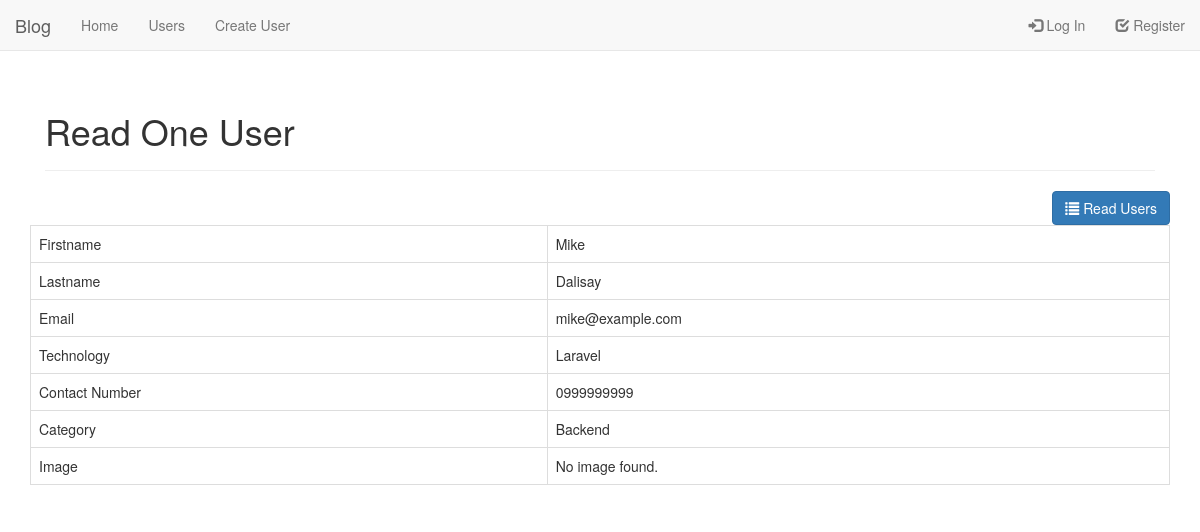
/read_one.php?id=1, run on the app's committed database.
### tables this page shows
CREATE TABLE `users` (
  `id` int(11) NOT NULL,
  `firstname` varchar(32) NOT NULL,
  `lastname` varchar(32) NOT NULL,
  `email` varchar(64) NOT NULL,
  `contact_number` varchar(64) NOT NULL,
  `address` text NOT NULL,
  `category_id` int(11) NOT NULL,
  `technology` varchar(255) NOT NULL,
  `image` varchar(255) NOT NULL,
  `password` varchar(512) NOT NULL,
  `access_level` varchar(16) NOT NULL,
  `access_code` text NOT NULL,
  `status` int(11) NOT NULL COMMENT '0=pending,1=confirmed',
  `created` datetime NOT NULL,
  `modified` timestamp NOT NULL DEFAULT CURRENT_TIMESTAMP ON UPDATE CURRENT_TIMESTAMP
);

CREATE TABLE `categories` (
  `id` int(11) NOT NULL,
  `name` varchar(255) NOT NULL
);

### objects/user.php (called while the page is built, shortened)
<?php
class User {
  private $conn;
  private $table_name = "users";
  public $id;
  public function __construct($db) {
    $this->conn = $db;
  }
  function readOne() {
    $query = "SELECT
                firstname, lastname, email, technology, category_id, contact_number, image
              FROM
              " . $this->table_name . "
              WHERE id = ?
              LIMIT
                 0,1";
    $stmt = $this->conn->prepare($query);
    $stmt->bindParam(1, $this->id);
    $stmt->execute();
    $row = $stmt->fetch(PDO::FETCH_ASSOC);
    $this->firstname = $row['firstname'];
    $this->lastname = $row['lastname'];
    $this->email = $row['email'];
    $this->technology = $row['technology'];
    $this->contact_number = $row['contact_number'];
    $this->image = $row['image'];
  }
}
 ?>

### objects/category.php (called while the page is built, shortened)
<?php
class Category {
  private $conn;
  private $table_name = "categories";
  public $id;
  public function __construct($db) {
    $this->conn = $db;
  }
  function readName() {
    $query = "SELECT name FROM " . $this->table_name . " WHERE id = ? LIMIT 0,1";
    $stmt = $this->conn->prepare($query);
    $stmt->bindParam(1, $this->id);
    $stmt->execute();
    $row = $stmt->fetch(PDO::FETCH_ASSOC);
    $this->name = $row['name'];
  }
}
 ?>

### read_one.php (the view, shortened to what this page needs)
<?php
$id = isset($_GET['id']) ? $_GET['id'] : die('ERROR: missing ID.');
include_once 'objects/user.php';
include_once 'objects/category.php';
$database = new Database();
$db = $database->getConnection();
$user = new User($db);
$category = new Category($db);
$user->id = $id;
$user->readOne();
include_once 'layout_head.php';
echo "<div class='right-button-margin'>";
  echo "<a href='index.php' class='btn btn-primary pull-right'>";
    echo "<span class='glyphicon glyphicon-list'></span> Read Users";
  echo "</a>";
echo "</div>";
echo "<table class='table table-hover table-responsive table-bordered'>";
    echo "<tr>";
      echo "<td>Firstname</td>";
      echo "<td>{$user->firstname}</td>";
    echo "</tr>";
    echo "<tr>";
      echo "<td>Lastname</td>";
      echo "<td>{$user->lastname}</td>";
    echo "</tr>";
    echo "<tr>";
      echo "<td>Email</td>";
      echo "<td>{$user->email}</td>";
    echo "</tr>";
    echo "<tr>";
      echo "<td>Technology</td>";
      echo "<td>{$user->technology}</td>";
    echo "</tr>";
    echo "<tr>";
      echo "<td>Contact Number</td>";
      echo "<td>{$user->contact_number}</td>";
    echo "</tr>";
    echo "<tr>";
      echo "<td>Category</td>";
      echo "<td>";
        $category->id = $user->category_id;
        $category->readName();
        echo $category->name;
      echo "</td>";
    echo "</tr>";
    echo "<tr>";
      echo "<td>Image</td>";
      echo "<td>";
        echo $user->image ? "<img src = 'uploads/{$product->image}' style='width:300px;' /> " : "No image found.";
      echo "</td>";
    echo "</tr>";
echo "</table>";
include_once 'layout_head.php';
 ?>

### data on the page
users: firstname "Mike", lastname "Dalisay", email "mike@example.com", technology "Laravel", contact_number "0999999999"
categories: name "Backend"

### other printed values
$page_title "Read One User"
